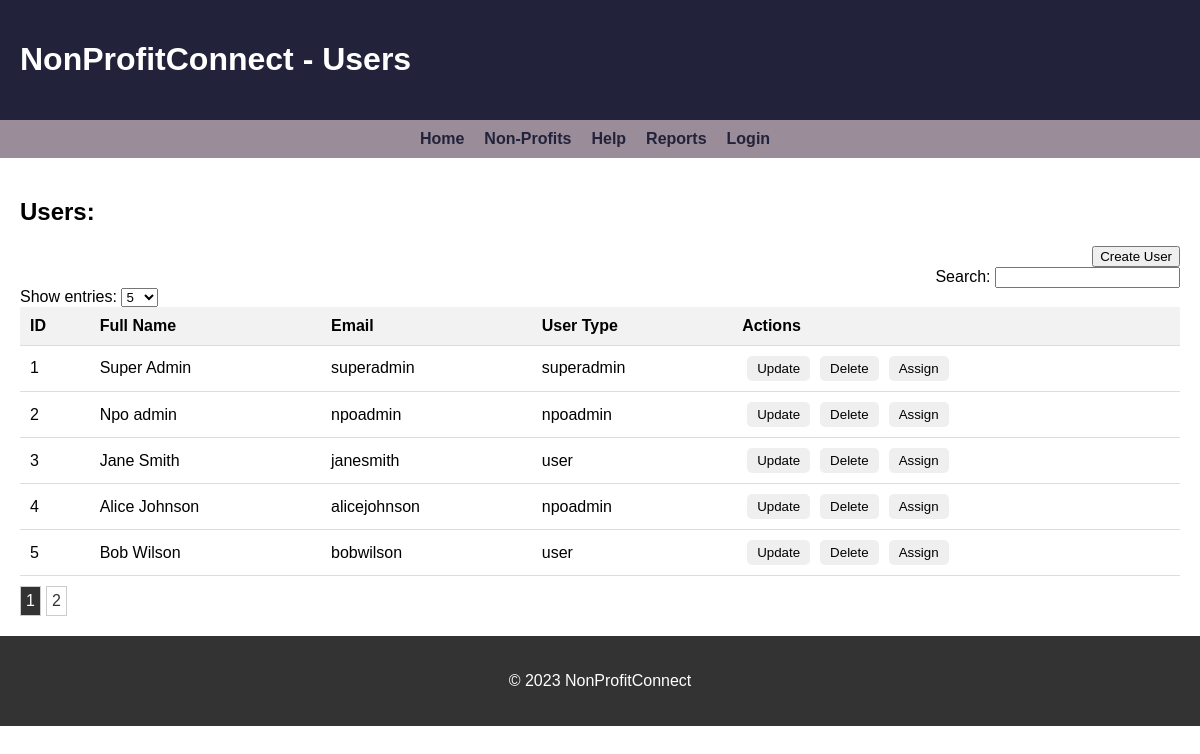
The page /NPO/users_list.php on the database its author committed.
### tables this page shows
CREATE TABLE `users` (
  `id` int(11) NOT NULL,
  `fullname` varchar(255) NOT NULL,
  `email` varchar(255) NOT NULL,
  `password` varchar(255) NOT NULL,
  `user_type` enum('superadmin','npoadmin','user') NOT NULL,
  `npo_id` int(11) DEFAULT NULL
);

### NPO/users_list.php (the view, shortened to what this page needs)
<?php
include 'db_connection.php';
$query = "SELECT * FROM users";
$sortColumn = isset($_GET['sort']) ? $_GET['sort'] : '';
$sortOrder = isset($_GET['order']) ? $_GET['order'] : '';
$page = isset($_GET['page']) ? $_GET['page'] : 1;
$limit = isset($_GET['limit']) ? $_GET['limit'] : 5;
$offset = ($page - 1) * $limit;
$countQuery = "SELECT COUNT(*) AS total FROM users";
$countResult = mysqli_query($connection, $countQuery);
$totalRows = mysqli_fetch_assoc($countResult)['total'];
$totalPages = ceil($totalRows / $limit);
$query .= " LIMIT $limit OFFSET $offset";
$result = mysqli_query($connection, $query);
?>
<!DOCTYPE html>
<html>
<head>
</head>
<body>
    <header>
        <h1>NonProfitConnect - Users</h1>
        </header>
         <?php include 'navigation.php'; ?>
        <main>
        <h2>Users:</h2>
        <div class="create">
            <button onclick="location.href='create_user.php'">Create User</button>
        </div>
        <form method="GET" action="">
            <label for="search">Search:</label>
            <input type="text" name="search" id="search" value="<?php echo isset($_GET['search']) ? $_GET['search'] : ''; ?>" oninput="filterTable()">
        </form>
        <form id="sortForm" method="GET" action="">
            <label for="entries">Show entries:</label>
            <select name="limit" id="entries" onchange="this.form.submit()">
                <option value="5" <?php echo ($limit == 5) ? "selected" : ""; ?>>5</option>
            </select>
        </form>
        <?php
        if (mysqli_num_rows($result) > 0) {
            echo "<table id=\"userTable\">";
            echo "<tr><th onclick=\"sortTable('id')\">ID <span class=\"sort-arrow\">" . ($sortColumn === 'id' ? ($sortOrder === 'asc' ? '▲' : '▼') : '') . "</span></th><th onclick=\"sortTable('fullname')\">Full Name <span class=\"sort-arrow\">" . ($sortColumn === 'fullname' ? ($sortOrder === 'asc' ? '▲' : '▼') : '') . "</span></th><th onclick=\"sortTable('email')\">Email <span class=\"sort-arrow\">" . ($sortColumn === 'email' ? ($sortOrder === 'asc' ? '▲' : '▼') : '') . "</span></th><th onclick=\"sortTable('user_type')\">User Type<span class=\"sort-arrow\">" . ($sortColumn === 'user_type' ? ($sortOrder === 'asc' ? '▲' : '▼') : '') . "</span></th><th>Actions</th></tr>";
            while ($row = mysqli_fetch_assoc($result)) {
                echo "<tr>";
                echo "<td>" . $row['id'] . "</td>";
                echo "<td>" . $row['fullname'] . "</td>";
                echo "<td>" . $row['email'] . "</td>";
                echo "<td>" . $row['user_type'] . "</td>";
                echo "<td class=\"actions\"><button title=\"Update an NPO\" onclick=\"location.href='update_user.php?id=" . $row['id'] . "'\">Update</button><button title=\"Delete an NPO\" onclick=\"deleteUser(" . $row['id'] . ")\">Delete</button><button title=\"Assign an NPO\" onclick=\"location.href='assign.php?id=" . $row['id'] . "'\">Assign</button></td>";
                echo "</tr>";
            }
            echo "</table>";
            echo "<div class=\"pagination\">";
            for ($i = 1; $i <= $totalPages; $i++) {
                echo "<a href=\"users_list.php?page=$i&limit=$limit&sort=$sortColumn&order=$sortOrder\"" . ($page == $i ? " class=\"active\"" : "") . ">$i</a>";
            }
            echo "</div>";
        } else {
            echo "<p>No users found.</p>";
        }
        ?>
    </main>
 <?php include 'footer.php'; ?>
</body>
</html>

### NPO/users_list.php (style rules this page uses)
body { font-family: Arial, sans-serif; margin: 0; padding: 0; }
main { padding: 20px; }
form { text-align: right; }
table { width: 100%; border-collapse: collapse; }
th, td { padding: 10px; text-align: left; border-bottom: 1px solid #ddd; }
th { background-color: #f2f2f2; cursor: pointer; position: relative; }
.actions { display: flex; height: 100%; }
.actions button { margin: 0 5px; padding: 5px 10px; border: none; border-radius: 5px; cursor: pointer; }
.create { display: flex; justify-content: flex-end; }
.pagination { margin-top: 10px; }
.pagination a { display: inline-block; padding: 5px; margin-right: 5px; text-decoration: none; color: #333; border: 1px solid #ccc; }
.pagination a.active { background-color: #333; color: #fff; }
#sortForm { text-align: left; }

### NPO/navigation.php (style rules this page uses)
header { background-color: #22223B; color: white; padding: 20px; }

### rows shown on the page
users: id "1", fullname "Super Admin", email "superadmin", user_type "superadmin"
users: id "2", fullname "Npo admin", email "npoadmin", user_type "npoadmin"
users: id "3", fullname "Jane Smith", email "janesmith", user_type "user"
users: id "4", fullname "Alice Johnson", email "alicejohnson", user_type "npoadmin"
users: id "5", fullname "Bob Wilson", email "bobwilson", user_type "user"
